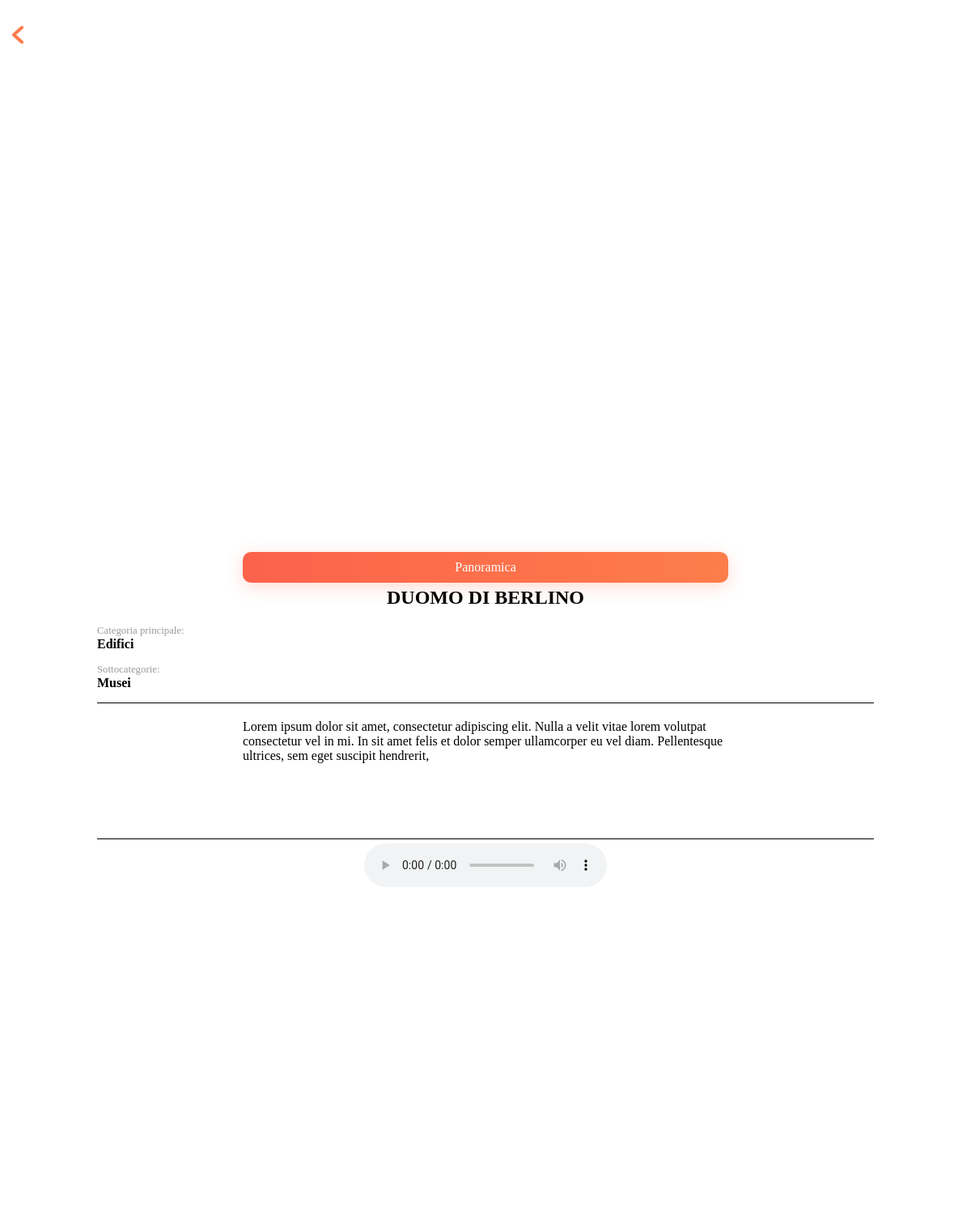
The app's page /ldi.php?ldi=5 with its own data.
### tables this page shows
CREATE TABLE ldi(
    `id` int PRIMARY KEY AUTO_INCREMENT,
    `name` varchar(255),
    `description` varchar(255),
    `registrationDate` timestamp,
    `lon` varchar(255),
    `lat` varchar(255),
    `image` varchar(255),
    `audio` varchar(255),
    `maintipo` int NOT NULL REFERENCES tipo(id)
);

CREATE TABLE tipo(
    `id` int PRIMARY KEY AUTO_INCREMENT,
    `description` varchar(255),
    `name` varchar(255),
    `image` varchar(255)
);

CREATE TABLE tipo_ldi(
    `ldi_id` int REFERENCES ldi(id),
    `tipo_id` int REFERENCES tipo(id),
    PRIMARY KEY (`ldi_id`, `tipo_id`)
);

### ldi.php (the view, shortened to what this page needs)
<?php
    $conn = new mysqli("localhost", "root", "");
    $conn->query("USE my_visitberlin");
    if(empty($_GET["ldi"])){
        header("Location: index.php");
    }
    else{
        $query = "SELECT * FROM ldi WHERE ldi.id = ".$_GET["ldi"];
        $result = $conn->query($query);
        $ldi = $result->fetch_assoc();
        $query = "SELECT * FROM tipo WHERE tipo.id = ".$ldi["maintipo"];
        $result1 = $conn->query($query);
        $tipo = $result1->fetch_assoc();
    }
?>
<!DOCTYPE html>
<html lang="it">
            <head>
    <link rel="stylesheet" href="css/components.css">
    <link rel="stylesheet" href="css/ldi.css">
</head>
    <body style="background-image:url('assets/berlinPhotosProva/<?php echo $ldi["image"]?>');">
    <div class="outerTopDiv">
            <a href="<?php  echo $_SESSION["prevPage"]?>"><img src="assets/icon/back.svg" alt="" class="backIcon"></a>
        <div class="topDiv">
            <a href="#" id="share"><img src="assets/icon/share.svg" style="height: 25px; width: 25px;" alt=""></a>
            <a href="map.php?ldi=<?php  echo $_GET["ldi"];?>" ><img src="assets/mapsIcon/noImgWhite.svg" style="height: 25px; width: 25px;" alt=""></a>
        </div>
    </div>
    <div class="hid-box">
            <div class="open">
                <span>Panoramica</span>
            </div>
        <div class="box">
            <div class="titleDiv">
                <h2><?php echo strtoupper($ldi["name"])?></h2>
            </div>
            <div class="infoDiv">
                <div>
                    <span class="smallTitle">Categoria principale:</span>
                    <span> <b><?php echo $tipo["name"]?></b></span>
                </div>
                <div>
                    <?php
                        $querySot = "SELECT * FROM tipo_ldi, tipo  WHERE tipo_ldi.tipo_id = tipo.id AND  tipo_ldi.ldi_id = '".$_GET["ldi"]."' AND tipo_ldi.tipo_id != '".$ldi["maintipo"]."'";
                        $resultSot = $conn->query($querySot);
                        if($resultSot->num_rows > 0){
                            echo '<span class="smallTitle">Sottocategorie:</span>
                                    <span>';
                            while($row = $resultSot->fetch_assoc()){
                                echo '<b>'.$row["name"].'</b> ';
                            }
                            echo '</span>';
                        }
                    ?>
                </div>
            </div>
            <div class="titleDiv descriptionDiv">
                <span>
                    <?php echo $ldi["description"]?>
                </span>
            </div>
                <?php
                    if(!empty($ldi["audio"])){
                        echo '
                            <div class="titleDiv audioDiv">
                                <audio controls>
                                    <source src="assets/audioLdi/'.$ldi["audio"].'" type="audio/mpeg">
                                    <source src="assets/audioLdi/'.$ldi["audio"].'" type="audio/wav">
                                </audio>
                            </div>';
                    }
                ?>
        </div>
    </div>
    </body>
</html>

### css/components.css (style rules this page uses)
* { box-sizing: border-box; }
.backIcon { margin: 20px 0px 10px 5px; }

### css/ldi.css (style rules this page uses)
body { margin: 0; background-size: cover; background-repeat: no-repeat; background-position: center; height: 100vh; width: 100vw; overflow: hidden; }
.hid-box { background-color: white; top: calc(100vh - 100px); position: relative; transition: all .4s ease-out; height: 100%; border-radius: 33px 33px 0px 0px; }
.box { background-color: white; position: relative; transition: all .4s ease-out; height: 100%; border-radius: 33px 33px 0px 0px; }
.open { position: absolute; display: block; text-decoration: none; background: linear-gradient(270deg, #FD814A -12.71%, #FC5C4C 121.19%); color: white; left: 25vw; top: calc((-20px - 1rem) / 2); width: 50vw; border-radius: 10px; z-index: 101; display: flex; align-items: center; justify-content: space-around; padding: 10px 0px 10px 0px; box-shadow: 0px 5px 20px rgba(253, 113, 75, 0.25); }
.titleDiv { display: flex; align-items: center; justify-content: center; padding-top: 5px; }
.topDiv { display: flex; align-items: center; justify-content: flex-end; gap: 15px; height: 80px; }
.outerTopDiv { display: flex; align-items: center; justify-content: space-between; height: 80px; position: absolute; width: calc(100% - 15px); }
.backIcon { margin-left: 15px; z-index: 100000; }
.hid-box h2 { text-align: center; }
.audioDiv { width: 100%; }
.descriptionDiv { height: 21%; align-items: flex-start; border-bottom: 1px solid black; width: 80%; margin: auto; }
.descriptionDiv span { width: 80%; max-width: 75ch; margin-top: 15px; }
.infoDiv { display: flex; flex-direction: column; justify-content: center; align-items: center; border-bottom: 1px solid black; width: 80%; margin: auto; }
.infoDiv div { display: flex; flex-direction: column; justify-content: center; width: 100%; margin-bottom: 15px; }
.smallTitle { font-size: .8rem; color: #9b9b9b; }

### records on screen
ldi: name "DUOMO DI BERLINO", description "Lorem ipsum dolor sit amet, consectetur adipiscing elit. Nulla a velit vitae lorem volutpat consectetur vel in mi. In sit amet felis et dolor semper ullamcorper eu vel diam. Pellentesque ultrices, sem eget suscipit hendrerit,"
tipo: name "Edifici"
tipo_ldi: tipo.name "Musei"
